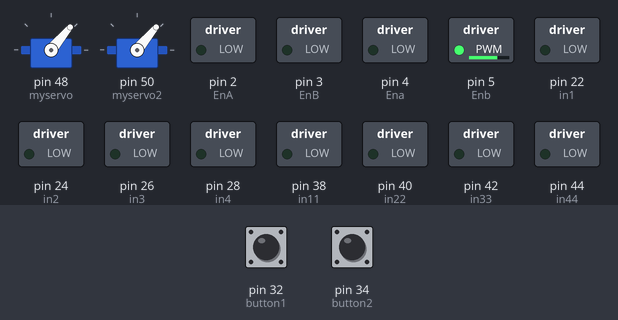
A sketch run on a simulated Arduino Mega 2560, built with avr-gcc and run on an emulated ATmega2560. On the bench: 2 × servo, switched loads named in the sketch (green lamp = pin HIGH). The test bench sets the inputs (shaded band); at power-on: pin 32 (button1) LOW, pin 34 (button2) LOW.

Above: at 1.2 s.
1.3 s: pin 32 (button1) pulled HIGH for 0.15 s
At 1.7 s:
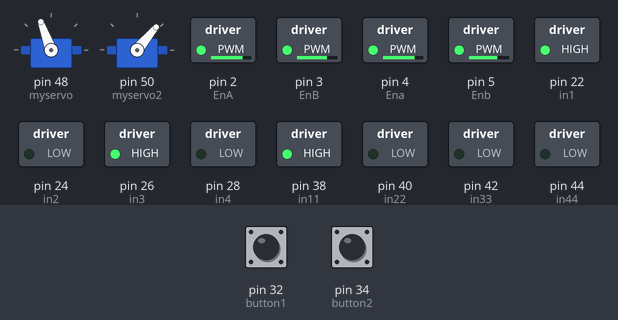
4.4 s: pin 34 (button2) pulled HIGH for 3.2 s
At 6.7 s:
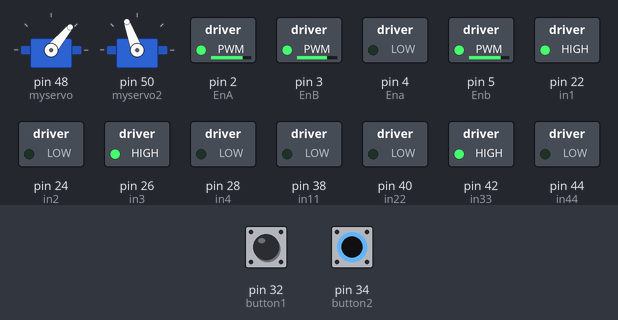
9.1 s: pin 32 (button1) pulled HIGH for 3.2 s
At 11.7 s:
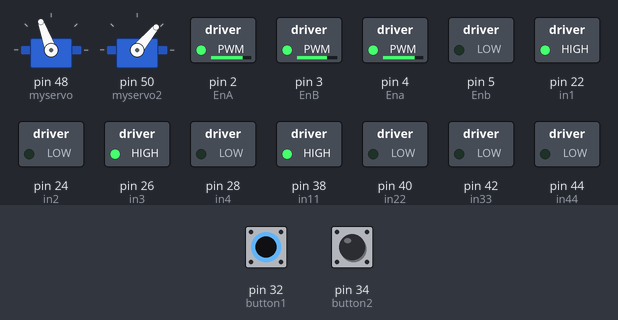
Timing chart, 0 to 17.8 s (numbered marks = the images above; inputs shaded):
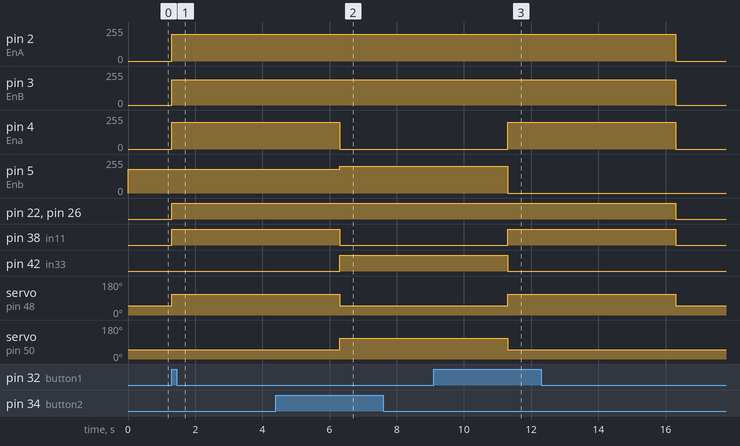

The sketch:

beltAB.ino
```cpp
#include <Servo.h>

Servo myservo;
Servo myservo2;

int EnA = 2;
int in1 = 22;
int in2 = 24;

int EnB = 3;
int in3 = 26;
int in4 = 28;

int Ena = 4;
int in11 = 38;
int in22 = 40;

int Enb = 5;
int in33 = 42;
int in44 = 44;

int button1 = 32;
int button2 = 34;

void setup() {
  pinMode(EnA, OUTPUT);
  pinMode(in1, OUTPUT);
  pinMode(in2, OUTPUT);

  pinMode(EnB, OUTPUT);
  pinMode(in3, OUTPUT);
  pinMode(in4, OUTPUT);

  pinMode(button1, INPUT);
  pinMode(button2, INPUT);

  digitalWrite(in1, LOW);
  digitalWrite(in2, LOW);
  analogWrite(EnA, 0);

  digitalWrite(in3, LOW);
  digitalWrite(in4, LOW);
  analogWrite(EnB, 0);

  pinMode(Ena, OUTPUT);
  pinMode(in11, OUTPUT);
  pinMode(in22, OUTPUT);

  pinMode(Enb, OUTPUT);
  pinMode(in33, OUTPUT);
  pinMode(in44, OUTPUT);

  digitalWrite(in11, LOW);
  digitalWrite(in22, LOW);
  analogWrite(Ena, 0);

  digitalWrite(in33, LOW);
  digitalWrite(in44, LOW);
  analogWrite(Enb, 180);

  myservo.attach(48);
  myservo.write(50);

  myservo2.attach(50);
  myservo2.write(50);

}
void loop() {
  int value1 = digitalRead(button1);
  int value2 = digitalRead(button2);

  if (value1 == HIGH) {
    oneforward();
    motorAforward();
    myservo.write(110);
    delay(5000);
    onestop();
    motorAstop();
    myservo.write(50);
  }

  if (value2 == HIGH) {
    oneforward();
    motorBforward();
    myservo2.write(110);
    delay(5000);
    motorBstop();
    onestop();
    myservo2.write(50);
  }
}

void onestop() {
  digitalWrite(in1, LOW);
  digitalWrite(in2, LOW);
  analogWrite(EnA, 0);

  digitalWrite(in3, LOW);
  digitalWrite(in4, LOW);
  analogWrite(EnB, 0);
}

void oneforward() {
  digitalWrite(in1, HIGH);
  digitalWrite(in2, LOW);
  analogWrite(EnA, 200);

  digitalWrite(in3, HIGH);
  digitalWrite(in4, LOW);
  analogWrite(EnB, 190);
}

void motorAstop() {
  digitalWrite(in11, LOW);
  digitalWrite(in22, LOW);
  analogWrite(Ena, 0);
}

void motorAforward() {
  digitalWrite(in11, HIGH);
  digitalWrite(in22, LOW);
  analogWrite(Ena, 200);
}

void motorBstop() {
  digitalWrite(in33, LOW);
  digitalWrite(in44, LOW);
  analogWrite(Enb, 0);
}

void motorBforward() {
  digitalWrite(in33, HIGH);
  digitalWrite(in44, LOW);
  analogWrite(Enb, 200);
}
```

Measured:
- after the input at 1.3 s, pin 2 (EnA), pin 4 (Ena): 0/255 → 200/255 at once; pin 3 (EnB): 0/255 → 190/255 at once; pin 22 (in1), pin 26 (in3), pin 38 (in11): LOW → HIGH at once; servo on pin 48 (myservo): 50° → 110° at once
- after the input at 4.4 s, pin 2 (EnA): stays 200/255 (without the input it goes to 0/255 after 1.9 s); pin 3 (EnB): stays 190/255 (without the input it goes to 0/255 after 1.9 s); pin 5 (Enb): 180/255 → 200/255 after 1.9 s; pin 22 (in1), pin 26 (in3): stays HIGH (without the input it goes to LOW after 1.9 s); pin 42 (in33): LOW → HIGH after 1.9 s
- after the input at 9.1 s, pin 2 (EnA): 200/255 → 0/255 after 7.2 s instead of 2.2 s; pin 3 (EnB): 190/255 → 0/255 after 7.2 s instead of 2.2 s; pin 4 (Ena): 0/255 → 200/255 after 2.2 s, → 0/255 5.0 s later; pin 22 (in1), pin 26 (in3): HIGH → LOW after 7.2 s instead of 2.2 s; pin 38 (in11): LOW → HIGH after 2.2 s, → LOW 5.0 s later
